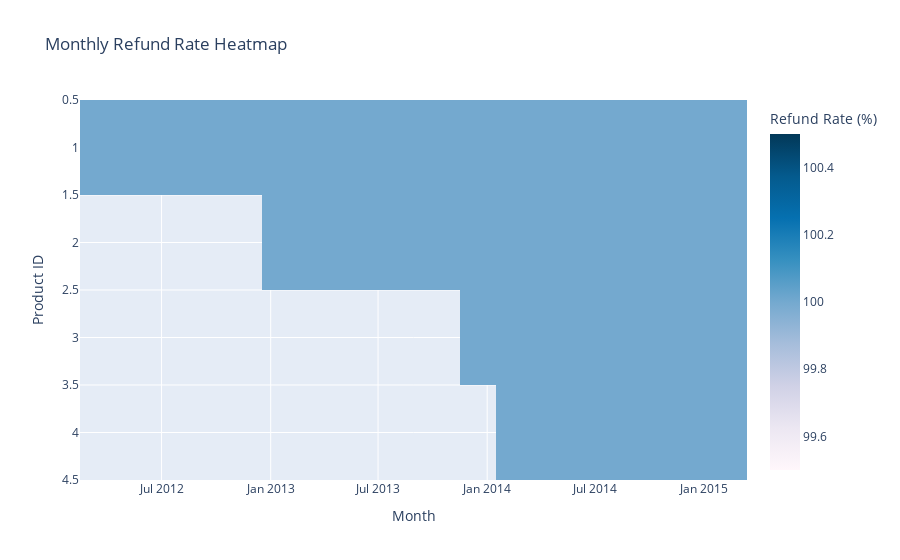

Write notebook code for a chart like this one.
### Code cell
fig = px.imshow(
    heatmap_data,
    aspect="auto",
    color_continuous_scale="PuBu",
    labels=dict(
        x="Month",
        y="Product ID",
        color="Refund Rate (%)"
    ),
    title="Monthly Refund Rate Heatmap"
)

fig.update_layout(
    xaxis_nticks=12
)

fig.show()

### Figure 1 — Plotly figure (JSON) as saved in the notebook; plotly's stock layout.template omitted (floating-point values rounded to 4 significant figures; data arrays with more than 128 entries replaced by an {"elided": "..."} marker saying what was removed)
{"data": [{"coloraxis": "coloraxis", "hovertemplate": "Month: %{x}<br>Product ID: %{y}<br>Refund Rate (%): %{z}<extra></extra>", "name": "0", "type": "heatmap", "x": ["2012-03", "2012-04", "2012-05", "2012-06", "2012-07", "2012-08", "2012-09", "2012-10", "2012-11", "2012-12", "2013-01", "2013-02", "2013-03", "2013-04", "2013-05", "2013-06", "2013-07", "2013-08", "2013-09", "2013-10", "2013-11", "2013-12", "2014-01", "2014-02", "2014-03", "2014-04", "2014-05", "2014-06", "2014-07", "2014-08", "2014-09", "2014-10", "2014-11", "2014-12", "2015-01", "2015-02", "2015-03"], "xaxis": "x", "y": [1, 2, 3, 4], "yaxis": "y", "z": {"elided": "4x37 float values"}}], "layout": {"coloraxis": {"colorbar": {"title": {"text": "Refund Rate (%)"}}, "colorscale": [[0, "rgb(255,247,251)"], [0.125, "rgb(236,231,242)"], [0.25, "rgb(208,209,230)"], [0.375, "rgb(166,189,219)"], [0.5, "rgb(116,169,207)"], [0.625, "rgb(54,144,192)"], [0.75, "rgb(5,112,176)"], [0.875, "rgb(4,90,141)"], [1, "rgb(2,56,88)"]]}, "title": {"text": "Monthly Refund Rate Heatmap"}, "xaxis": {"anchor": "y", "domain": [0, 1], "nticks": 12, "title": {"text": "Month"}}, "yaxis": {"anchor": "x", "autorange": "reversed", "domain": [0, 1], "title": {"text": "Product ID"}}}}
